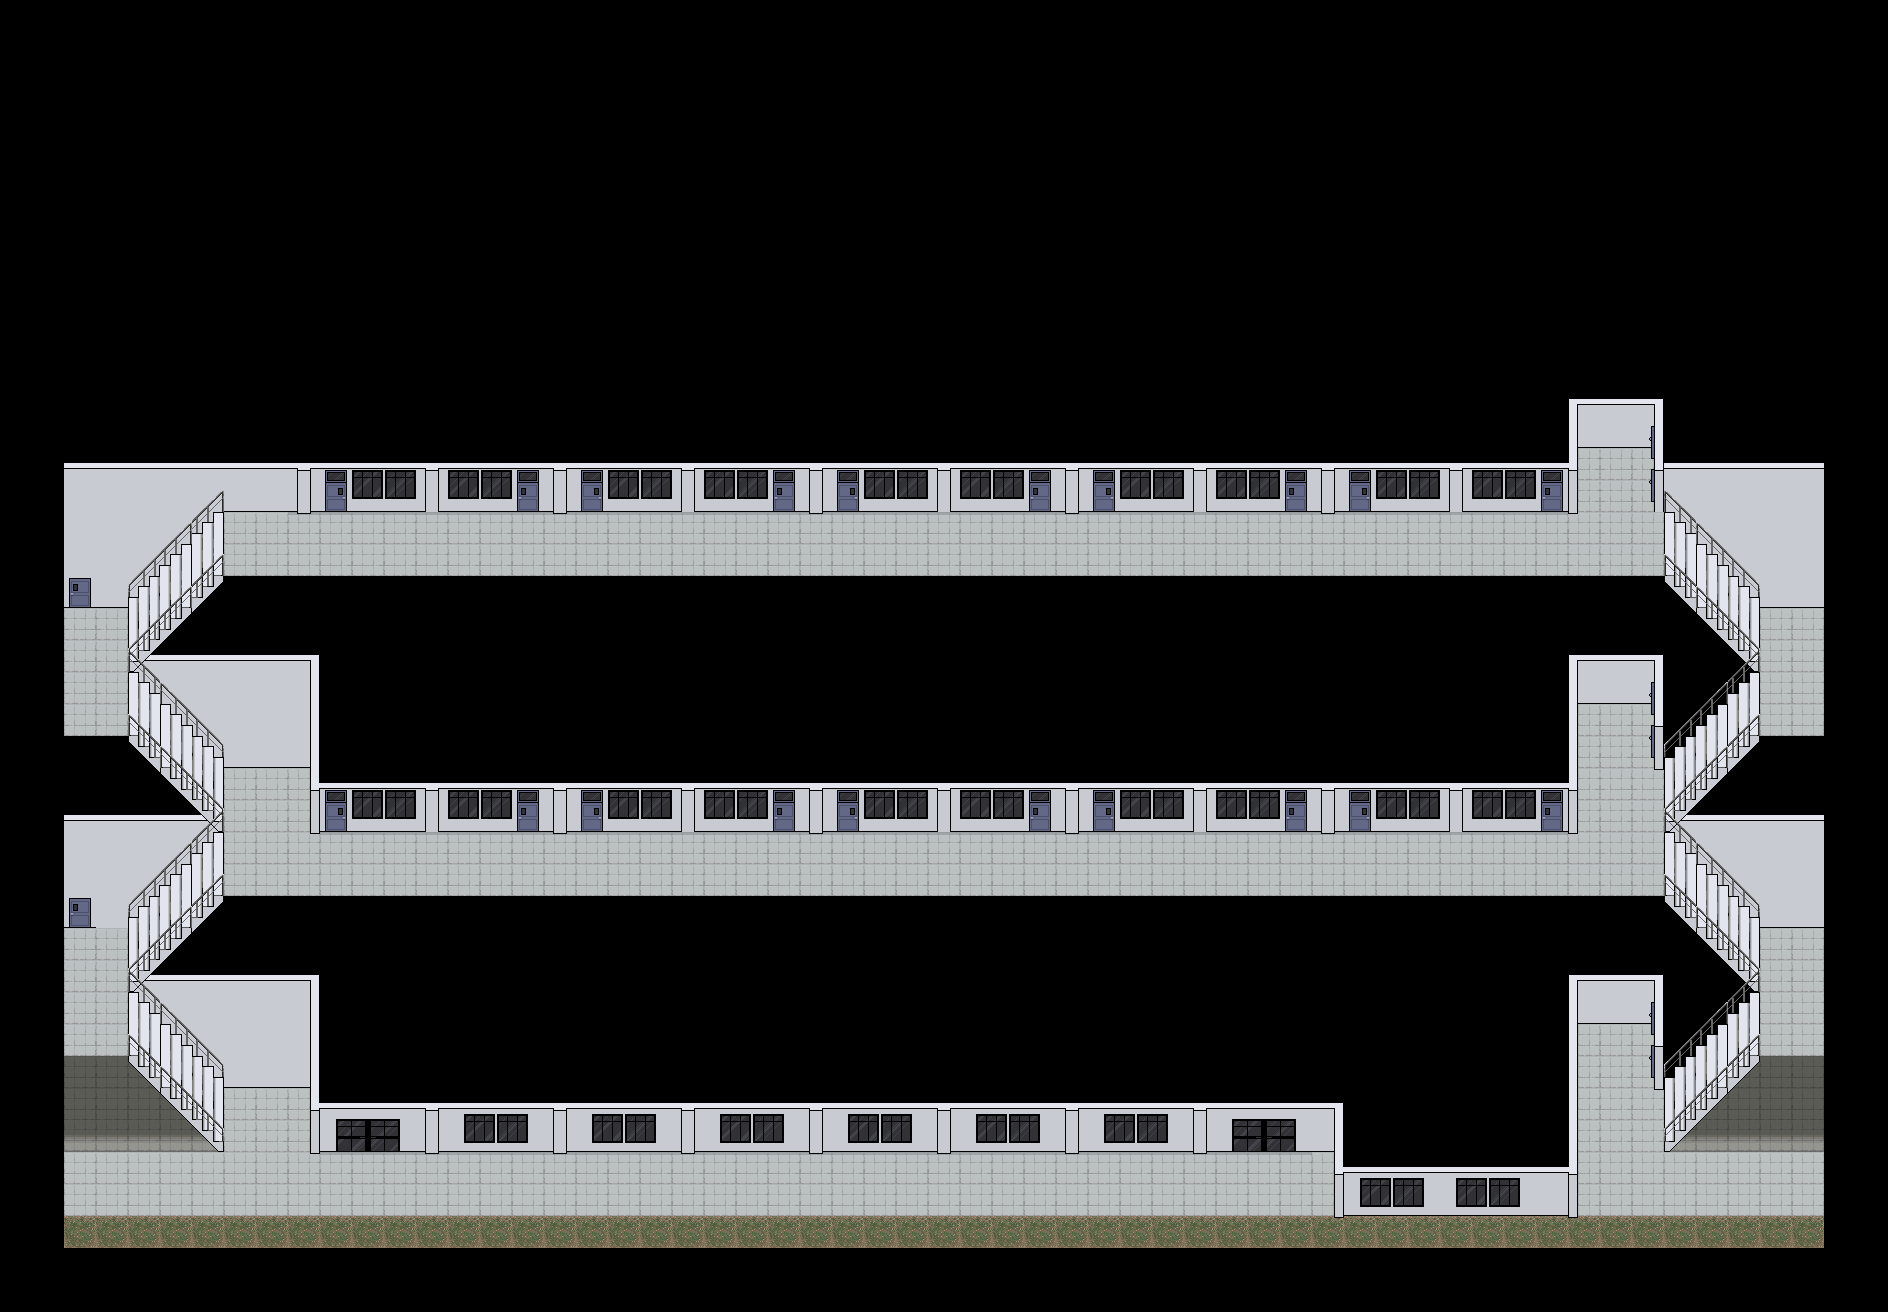

The image is a tile-based game level rendered from a .tmx file. Its description and source (layers, tilesets, objects; grid data summarised) follow:
An orthogonal 59x41 tile map with 32x32 px tiles, 12 tile layers (floors, 1stFloor-floor, 1st Floor, 1stFlorr-Paloob, ...), 3 tilesets and 344 objects (6x 8, 5x d1, 3x d2, 3x d3, 3x d4, ...).

<map version="1.10" tiledversion="1.11.2" orientation="orthogonal" renderorder="right-down" width="59" height="41" tilewidth="32" tileheight="32" infinite="0" nextlayerid="88" nextobjectid="1028">
 <tileset firstgid="1" source="hallway.tsx" />
 <tileset firstgid="157" source="map.tsx" />
 <tileset firstgid="285" source="test.tsx" />
 <objectgroup id="21" name="Collisions">
  <object id="16" x="32.7267" y="1253" width="1821.61" height="26.0454" />
  <object id="17" x="316.029" y="946.657" width="1020.44" height="183.879" />
  <object id="22" x="224" y="896" width="1440.36" height="167.536" />
  <object id="33" x="224.264" y="581" width="1440.36" height="161.057" />
  <object id="28" x="320.671" y="630.853" width="1246.77" height="179.683" />
  <object id="29" x="44.1039" y="448" width="1523.96" height="42.5362" />
  <object id="18" x="32" y="32" width="25.9417" height="1214.4" />
  <object id="21" x="1829" y="32" width="25.9417" height="1214.4" />
  <object id="660" x="1337.89" y="996.751" width="235.559" height="200.253" />
  <object id="661" x="1568" y="960" width="96" height="41.5376" />
  <object id="663" x="1664.88" y="959.171" width="7.76317" height="88.4981" />
  <object id="683" x="1568" y="640.829" width="96" height="41.5376" />
  <object id="685" x="1568" y="384.829" width="264.776" height="41.5376" />
  <object id="684" x="1664.88" y="640" width="7.76317" height="88.4981" />
  <object id="689" x="1536" y="640" width="32" height="160" />
  <object id="692" x="1536" y="384" width="32" height="96" />
  <object id="703" gid="285" x="1710.01" y="943.976" width="32" height="32" />
  <object id="706" x="1760" y="544" width="64" height="38.7548" />
  <object id="707" x="1756.86" y="861.841" width="64" height="38.7548" />
  <object id="727" x="62" y="543.261" width="64" height="43.6909" />
  <object id="859" x="163.386" y="814.109" width="48.2046" height="10.1255" />
  <object id="985" x="1674.5" y="814.082" width="48.2046" height="10.1255" />
  <object id="925" x="167.578" y="490.027" width="48.2046" height="10.1255" />
  <object id="1016" x="1670.3" y="490" width="48.2046" height="10.1255" />
  <object id="887" x="151.177" y="646.784" width="48.2046" height="10.1255" />
  <object id="1000" x="1686.71" y="646.757" width="48.2046" height="10.1255" />
  <object id="940" x="152.649" y="967.608" width="48.2046" height="10.1255" />
  <object id="971" x="1685.23" y="967.581" width="48.2046" height="10.1255" />
  <object id="731" x="144.289" y="656.596" width="48.4451" height="10.176" />
  <object id="998" x="1693.35" y="656.569" width="48.4451" height="10.176" />
  <object id="938" x="145.761" y="977.42" width="48.4451" height="10.176" />
  <object id="969" x="1691.88" y="977.393" width="48.4451" height="10.176" />
  <object id="732" x="56.5703" y="812.277" width="53.6342" height="93.0517" />
  <object id="734" x="56.5703" y="812.277" width="53.6342" height="93.0517" />
  <object id="926" x="60.7628" y="488.195" width="53.6342" height="93.0517" />
  <object id="815" x="56" y="1064" width="72.6667" height="20.3333" />
  <object id="962" x="1757.42" y="1063.97" width="72.6667" height="20.3333" />
  <object id="817" x="124.667" y="1072.33" width="15.6667" height="25.6667" />
  <object id="961" x="1745.75" y="1072.31" width="15.6667" height="25.6667" />
  <object id="818" x="140.333" y="1082" width="16" height="16" />
  <object id="960" x="1729.75" y="1081.97" width="16" height="16" />
  <object id="819" x="155.667" y="1092.33" width="11" height="6" />
  <object id="958" x="1719.42" y="1092.31" width="11" height="6" />
  <object id="823" x="170" y="1104" width="8.33333" height="8" />
  <object id="956" x="1707.75" y="1103.97" width="8.33333" height="8" />
  <object id="824" x="164.667" y="1097.67" width="6.66667" height="8.66667" />
  <object id="957" x="1714.75" y="1097.64" width="6.66667" height="8.66667" />
  <object id="825" x="178.333" y="1111" width="4" height="4.33333" />
  <object id="955" x="1703.75" y="1110.97" width="4" height="4.33333" />
  <object id="826" x="182.333" y="1115.33" width="6" height="7.66667" />
  <object id="954" x="1697.75" y="1115.31" width="6" height="7.66667" />
  <object id="827" x="188.333" y="1123" width="3.33333" height="3.33333" />
  <object id="953" x="1694.42" y="1122.97" width="3.33333" height="3.33333" />
  <object id="828" x="191.667" y="1126" width="7.66667" height="5.66667" />
  <object id="952" x="1686.75" y="1125.97" width="7.66667" height="5.66667" />
  <object id="829" x="199.333" y="1131.67" width="3" height="4" />
  <object id="951" x="1683.75" y="1131.64" width="3" height="4" />
  <object id="830" x="202.333" y="1135.67" width="7.33333" height="7.33333" />
  <object id="950" x="1676.42" y="1135.64" width="7.33333" height="7.33333" />
  <object id="831" x="209.667" y="1143" width="3" height="2.33333" />
  <object id="949" x="1673.42" y="1142.97" width="3" height="2.33333" />
  <object id="832" x="212.667" y="1145.67" width="5.33333" height="5.33333" />
  </objectgroup>
 <objectgroup id="85" name="in">
  <!-- 1 objects omitted --></objectgroup>
 <objectgroup id="86" name="out">
  <!-- 1 objects omitted --></objectgroup>
 <group id="7" name="LDC">
  <layer id="84" name="floors" width="59" height="41">
   <data>[2419 cells, 2223 non-empty, 1 distinct tile ids]</data>
  </layer>
  <layer id="77" name="1stFloor-floor" width="59" height="41">
   <data>[2419 cells, 29 non-empty, 3 distinct tile ids]</data>
  </layer>
  <layer id="8" name="1st Floor" width="59" height="41">
   <data>[2419 cells, 240 non-empty, 23 distinct tile ids]</data>
  </layer>
  <layer id="74" name="1stFlorr-Paloob" width="59" height="41">
   <data>[2419 cells, 33 non-empty, 19 distinct tile ids]</data>
  </layer>
  <layer id="65" name="2nd Floor" width="59" height="41">
   <data>[2419 cells, 189 non-empty, 12 distinct tile ids]</data>
  </layer>
  <layer id="71" name="2ndFloor-Paloob" width="59" height="41">
   <data>[2419 cells, 17 non-empty, 13 distinct tile ids]</data>
  </layer>
  <layer id="66" name="3rd Floor" width="59" height="41">
   <data>[2419 cells, 180 non-empty, 12 distinct tile ids]</data>
  </layer>
  <layer id="73" name="3rdFloor-Paloob" width="59" height="41">
   <data>[2419 cells, 17 non-empty, 13 distinct tile ids]</data>
  </layer>
  <group id="16" name="Stairs">
   <layer id="80" name="likod" width="59" height="41">
    <data>[2419 cells, 118 non-empty, 7 distinct tile ids]</data>
   </layer>
   <layer id="17" name="Stairs" width="59" height="41">
    <data>[2419 cells, 131 non-empty, 11 distinct tile ids]</data>
   </layer>
   <layer id="18" name="stair rail lower" width="59" height="41">
    <data>[2419 cells, 84 non-empty, 6 distinct tile ids]</data>
   </layer>
   <layer id="19" name="stair rail upper" width="59" height="41">
    <data>[2419 cells, 76 non-empty, 6 distinct tile ids]</data>
   </layer>
  </group>
  <group id="44" name="RoomPortals">
   <objectgroup id="45" name="1st">
    <!-- 4 objects omitted --></objectgroup>
   <objectgroup id="82" name="1h">
    <!-- 1 objects omitted --></objectgroup>
   <objectgroup id="46" name="2nd">
    <!-- 12 objects omitted --></objectgroup>
   <objectgroup id="83" name="2h">
    <!-- 1 objects omitted --></objectgroup>
   <objectgroup id="47" name="3rd">
    <!-- 12 objects omitted --></objectgroup>
  </group>
  <group id="38" name="Popups">
   <objectgroup id="39" name="1st">
    <!-- 53 objects omitted --></objectgroup>
   <objectgroup id="40" name="2nd">
    <!-- 41 objects omitted --></objectgroup>
   <objectgroup id="41" name="3rd">
    <!-- 41 objects omitted --></objectgroup>
  </group>
 </group>
</map>
<!-- 282 of 344 objects omitted -->
